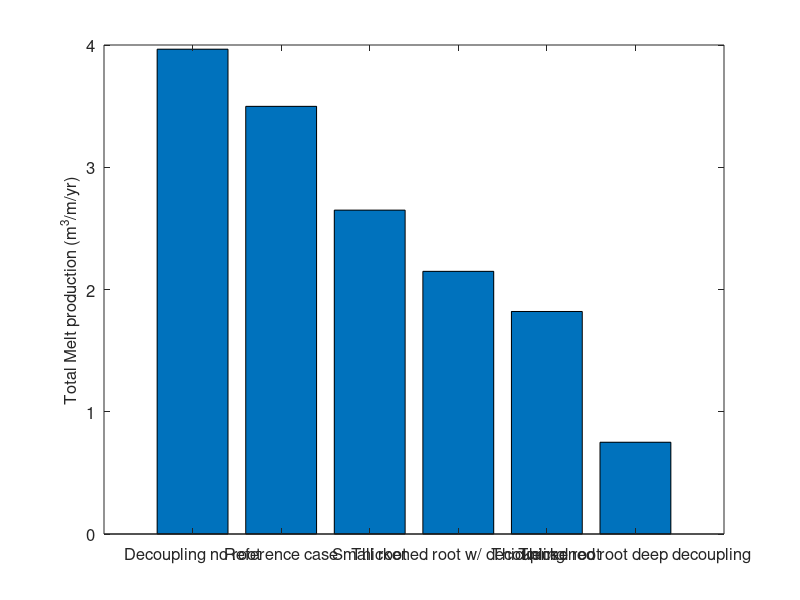

Write MATLAB code to recreate this figure.
clear; close all; fclose all;
totmelt = [3.9658 3.4982 2.6493 2.1486 1.8202 0.7506];
config = {'Decoupling no root','Reference case','Small root','Thickened root w/ decoupling','Thickened root','Thickened root deep decoupling'};
% config = {'Narrow 15 km root' 'No thickened root' 'Reference case' '5 km root' '10 km root' '15 km root' 'No decoupling 15 km root' 'Deeper decoupling'};
figure;
bar(totmelt);
% bar(1,totmelt(1),'red'); hold on
% bar(2,totmelt(2),'blue'); hold on
% bar(3,totmelt(3),'black'); hold on
% bar(4,totmelt(4),'green'); hold on
% bar(5,totmelt(5),'yellow'); hold on
% bar(6,totmelt(6),'m');hold on
set(gca,'XTickLabel',config,'FontSize', 12, 'XTickLabelRotation',45)
ylabel('Total Melt production (m^3/m/yr)','FontSize',12);
set(gca,'FontSize',12)
set(gcf, 'Color', 'w');
% export_fig test.png -m2